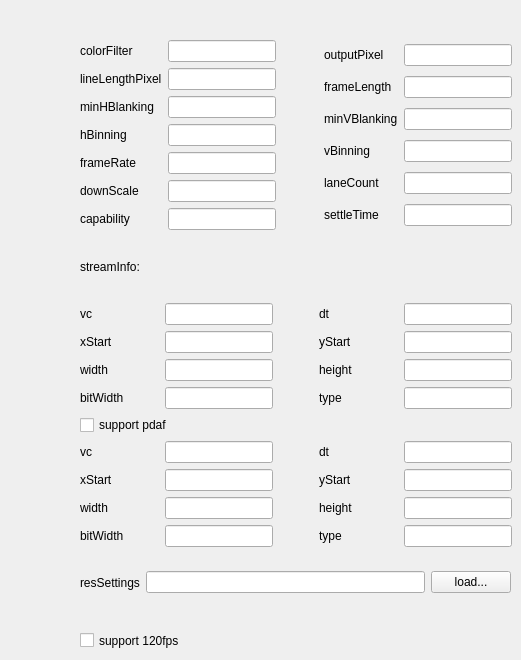
   <widget class="QWidget" name="tab_res4">
    <attribute name="title">
     <string>120fps</string>
    </attribute>
    <widget class="QWidget" name="layoutWidget_5">
     <property name="geometry">
      <rect>
       <x>80</x>
       <y>40</y>
       <width>432</width>
       <height>507</height>
      </rect>
     </property>
     <layout class="QVBoxLayout" name="verticalLayout_33">
      <item>
       <layout class="QHBoxLayout" name="horizontalLayout_137">
        <item>
         <layout class="QVBoxLayout" name="verticalLayout_34">
          <item>
           <layout class="QHBoxLayout" name="horizontalLayout_138" stretch="1,0">
            <item>
             <widget class="QLabel" name="label_130">
              <property name="text">
               <string>colorFilter</string>
              </property>
             </widget>
            </item>
            <item>
             <widget class="QLineEdit" name="colorFilter_5"/>
            </item>
           </layout>
          </item>
          <item>
           <layout class="QHBoxLayout" name="horizontalLayout_139" stretch="1,0">
            <item>
             <widget class="QLabel" name="label_131">
              <property name="text">
               <string>lineLengthPixel</string>
              </property>
             </widget>
            </item>
            <item>
             <widget class="QLineEdit" name="lineLengthPixel_5"/>
            </item>
           </layout>
          </item>
          <item>
           <layout class="QHBoxLayout" name="horizontalLayout_140" stretch="1,0">
            <item>
             <widget class="QLabel" name="label_132">
              <property name="text">
               <string>minHBlanking</string>
              </property>
             </widget>
            </item>
            <item>
             <widget class="QLineEdit" name="minHBlanking_5"/>
            </item>
           </layout>
          </item>
          <item>
           <layout class="QHBoxLayout" name="horizontalLayout_141" stretch="1,0">
            <item>
             <widget class="QLabel" name="label_133">
              <property name="text">
               <string>hBinning</string>
              </property>
             </widget>
            </item>
            <item>
             <widget class="QLineEdit" name="hBinning_5"/>
            </item>
           </layout>
          </item>
          <item>
           <layout class="QHBoxLayout" name="horizontalLayout_142" stretch="1,0">
            <item>
             <widget class="QLabel" name="label_134">
              <property name="text">
               <string>frameRate</string>
              </property>
             </widget>
            </item>
            <item>
             <widget class="QLineEdit" name="frameRate_5"/>
            </item>
           </layout>
          </item>
          <item>
           <layout class="QHBoxLayout" name="horizontalLayout_143" stretch="1,0">
            <item>
             <widget class="QLabel" name="label_135">
              <property name="text">
               <string>downScale</string>
              </property>
             </widget>
            </item>
            <item>
             <widget class="QLineEdit" name="downScale_5"/>
            </item>
           </layout>
          </item>
          <item>
           <layout class="QHBoxLayout" name="horizontalLayout_144" stretch="1,0">
            <item>
             <widget class="QLabel" name="label_136">
              <property name="text">
               <string>capability</string>
              </property>
             </widget>
            </item>
            <item>
             <widget class="QLineEdit" name="capability_5"/>
            </item>
           </layout>
          </item>
         </layout>
        </item>
        <item>
         <spacer name="horizontalSpacer_15">
          <property name="orientation">
           <enum>Qt::Horizontal</enum>
          </property>
          <property name="sizeHint" stdset="0">
           <size>
            <width>40</width>
            <height>20</height>
           </size>
          </property>
         </spacer>
        </item>
        <item>
         <layout class="QVBoxLayout" name="verticalLayout_35">
          <item>
           <layout class="QHBoxLayout" name="horizontalLayout_145" stretch="1,0">
            <item>
             <widget class="QLabel" name="label_137">
              <property name="text">
               <string>outputPixel</string>
              </property>
             </widget>
            </item>
            <item>
             <widget class="QLineEdit" name="outputPixel_5"/>
            </item>
           </layout>
          </item>
          <item>
           <layout class="QHBoxLayout" name="horizontalLayout_146" stretch="1,0">
            <item>
             <widget class="QLabel" name="label_138">
              <property name="text">
               <string>frameLength</string>
              </property>
             </widget>
            </item>
            <item>
             <widget class="QLineEdit" name="frameLength_5"/>
            </item>
           </layout>
          </item>
          <item>
           <layout class="QHBoxLayout" name="horizontalLayout_147" stretch="1,0">
            <item>
             <widget class="QLabel" name="label_139">
              <property name="text">
               <string>minVBlanking</string>
              </property>
             </widget>
            </item>
            <item>
             <widget class="QLineEdit" name="minVBlanking_5"/>
            </item>
           </layout>
          </item>
          <item>
           <layout class="QHBoxLayout" name="horizontalLayout_148" stretch="1,0">
            <item>
             <widget class="QLabel" name="label_140">
              <property name="text">
               <string>vBinning</string>
              </property>
             </widget>
            </item>
            <item>
             <widget class="QLineEdit" name="vBinning_5"/>
            </item>
           </layout>
          </item>
          <item>
           <layout class="QHBoxLayout" name="horizontalLayout_149" stretch="1,0">
            <item>
             <widget class="QLabel" name="label_141">
              <property name="text">
               <string>laneCount</string>
              </property>
             </widget>
            </item>
            <item>
             <widget class="QLineEdit" name="laneCount_5"/>
            </item>
           </layout>
          </item>
          <item>
           <layout class="QHBoxLayout" name="horizontalLayout_150" stretch="1,0">
            <item>
             <widget class="QLabel" name="label_142">
              <property name="text">
               <string>settleTime</string>
              </property>
             </widget>
            </item>
            <item>
             <widget class="QLineEdit" name="settleTime_5"/>
            </item>
           </layout>
          </item>
         </layout>
        </item>
       </layout>
      </item>
      <item>
       <layout class="QVBoxLayout" name="verticalLayout_36">
        <item>
         <widget class="QLabel" name="label_143">
          <property name="text">
           <string>streamInfo:</string>
          </property>
         </widget>
        </item>
        <item>
         <layout class="QHBoxLayout" name="horizontalLayout_151" stretch="1,0,1">
          <item>
           <layout class="QVBoxLayout" name="verticalLayout_37">
            <item>
             <layout class="QHBoxLayout" name="horizontalLayout_152" stretch="1,0">
              <item>
               <widget class="QLabel" name="label_144">
                <property name="text">
                 <string>vc</string>
                </property>
               </widget>
              </item>
              <item>
               <widget class="QLineEdit" name="vc_5"/>
              </item>
             </layout>
            </item>
            <item>
             <layout class="QHBoxLayout" name="horizontalLayout_153" stretch="1,0">
              <item>
               <widget class="QLabel" name="label_145">
                <property name="text">
                 <string>xStart</string>
                </property>
               </widget>
              </item>
              <item>
               <widget class="QLineEdit" name="xStart_5"/>
              </item>
             </layout>
            </item>
            <item>
             <layout class="QHBoxLayout" name="horizontalLayout_154" stretch="1,0">
              <item>
               <widget class="QLabel" name="label_146">
                <property name="text">
                 <string>width</string>
                </property>
               </widget>
              </item>
              <item>
               <widget class="QLineEdit" name="width_5"/>
              </item>
             </layout>
            </item>
            <item>
             <layout class="QHBoxLayout" name="horizontalLayout_155" stretch="1,0">
              <item>
               <widget class="QLabel" name="label_147">
                <property name="text">
                 <string>bitWidth</string>
                </property>
               </widget>
              </item>
              <item>
               <widget class="QLineEdit" name="bitWidth_5"/>
              </item>
             </layout>
            </item>
           </layout>
          </item>
          <item>
           <spacer name="horizontalSpacer_28">
            <property name="orientation">
             <enum>Qt::Horizontal</enum>
            </property>
            <property name="sizeHint" stdset="0">
             <size>
              <width>40</width>
              <height>20</height>
             </size>
            </property>
           </spacer>
          </item>
          <item>
           <layout class="QVBoxLayout" name="verticalLayout_38">
            <item>
             <layout class="QHBoxLayout" name="horizontalLayout_156" stretch="1,0">
              <item>
               <widget class="QLabel" name="label_148">
                <property name="text">
                 <string>dt</string>
                </property>
               </widget>
              </item>
              <item>
               <widget class="QLineEdit" name="dt_5"/>
              </item>
             </layout>
            </item>
            <item>
             <layout class="QHBoxLayout" name="horizontalLayout_157" stretch="1,0">
              <item>
               <widget class="QLabel" name="label_149">
                <property name="text">
                 <string>yStart</string>
                </property>
               </widget>
              </item>
              <item>
               <widget class="QLineEdit" name="yStart_5"/>
              </item>
             </layout>
            </item>
            <item>
             <layout class="QHBoxLayout" name="horizontalLayout_158" stretch="1,0">
              <item>
               <widget class="QLabel" name="label_150">
                <property name="text">
                 <string>height</string>
                </property>
               </widget>
              </item>
              <item>
               <widget class="QLineEdit" name="height_5"/>
              </item>
             </layout>
            </item>
            <item>
             <layout class="QHBoxLayout" name="horizontalLayout_159" stretch="1,0">
              <item>
               <widget class="QLabel" name="label_151">
                <property name="text">
                 <string>type</string>
                </property>
               </widget>
              </item>
              <item>
               <widget class="QLineEdit" name="type_5"/>
              </item>
             </layout>
            </item>
           </layout>
          </item>
         </layout>
        </item>
        <item>
         <widget class="QCheckBox" name="isSupportPdaf_5">
          <property name="text">
           <string>support pdaf</string>
          </property>
         </widget>
        </item>
        <item>
         <layout class="QHBoxLayout" name="horizontalLayout_160" stretch="1,0,1">
          <item>
           <layout class="QVBoxLayout" name="verticalLayout_39">
            <item>
             <layout class="QHBoxLayout" name="horizontalLayout_161" stretch="1,0">
              <item>
               <widget class="QLabel" name="label_152">
                <property name="text">
                 <string>vc</string>
                </property>
               </widget>
              </item>
              <item>
               <widget class="QLineEdit" name="pdaf_vc_5"/>
              </item>
             </layout>
            </item>
            <item>
             <layout class="QHBoxLayout" name="horizontalLayout_162" stretch="1,0">
              <item>
               <widget class="QLabel" name="label_153">
                <property name="text">
                 <string>xStart</string>
                </property>
               </widget>
              </item>
              <item>
               <widget class="QLineEdit" name="pdaf_xStart_5"/>
              </item>
             </layout>
            </item>
            <item>
             <layout class="QHBoxLayout" name="horizontalLayout_163" stretch="1,0">
              <item>
               <widget class="QLabel" name="label_154">
                <property name="text">
                 <string>width</string>
                </property>
               </widget>
              </item>
              <item>
               <widget class="QLineEdit" name="pdaf_width_5"/>
              </item>
             </layout>
            </item>
            <item>
             <layout class="QHBoxLayout" name="horizontalLayout_164" stretch="1,0">
              <item>
               <widget class="QLabel" name="label_155">
                <property name="text">
                 <string>bitWidth</string>
                </property>
               </widget>
              </item>
              <item>
               <widget class="QLineEdit" name="pdaf_bitWidth_5"/>
              </item>
             </layout>
            </item>
           </layout>
          </item>
          <item>
           <spacer name="horizontalSpacer_29">
            <property name="orientation">
             <enum>Qt::Horizontal</enum>
            </property>
            <property name="sizeHint" stdset="0">
             <size>
              <width>40</width>
              <height>20</height>
             </size>
            </property>
           </spacer>
          </item>
          <item>
           <layout class="QVBoxLayout" name="verticalLayout_40">
            <item>
             <layout class="QHBoxLayout" name="horizontalLayout_165" stretch="1,0">
              <item>
               <widget class="QLabel" name="label_156">
                <property name="text">
                 <string>dt</string>
                </property>
               </widget>
              </item>
              <item>
               <widget class="QLineEdit" name="pdaf_dt_5"/>
              </item>
             </layout>
            </item>
            <item>
             <layout class="QHBoxLayout" name="horizontalLayout_166" stretch="1,0">
              <item>
               <widget class="QLabel" name="label_157">
                <property name="text">
                 <string>yStart</string>
                </property>
               </widget>
              </item>
              <item>
               <widget class="QLineEdit" name="pdaf_yStart_5"/>
              </item>
             </layout>
            </item>
            <item>
             <layout class="QHBoxLayout" name="horizontalLayout_167" stretch="1,0">
              <item>
               <widget class="QLabel" name="label_158">
                <property name="text">
                 <string>height</string>
                </property>
               </widget>
              </item>
              <item>
               <widget class="QLineEdit" name="pdaf_height_5"/>
              </item>
             </layout>
            </item>
            <item>
             <layout class="QHBoxLayout" name="horizontalLayout_168" stretch="1,0">
              <item>
               <widget class="QLabel" name="label_159">
                <property name="text">
                 <string>type</string>
                </property>
               </widget>
              </item>
              <item>
               <widget class="QLineEdit" name="pdaf_type_5"/>
              </item>
             </layout>
            </item>
           </layout>
          </item>
         </layout>
        </item>
       </layout>
      </item>
     </layout>
    </widget>
    <widget class="QCheckBox" name="isSupport120fps">
     <property name="geometry">
      <rect>
       <x>80</x>
       <y>630</y>
       <width>121</width>
       <height>21</height>
      </rect>
     </property>
     <property name="text">
      <string>support 120fps</string>
     </property>
    </widget>
    <widget class="QWidget" name="layoutWidget_9">
     <property name="geometry">
      <rect>
       <x>80</x>
       <y>570</y>
       <width>431</width>
       <height>25</height>
      </rect>
     </property>
     <layout class="QHBoxLayout" name="horizontalLayout_173">
      <item>
       <widget class="QLabel" name="label_164">
        <property name="text">
         <string>resSettings</string>
        </property>
       </widget>
      </item>
      <item>
       <widget class="QLineEdit" name="resSettings_5"/>
      </item>
      <item>
       <widget class="QPushButton" name="resSettings_load_5">
        <property name="text">
         <string>load...</string>
        </property>
       </widget>
      </item>
     </layout>
    </widget>
   </widget>
